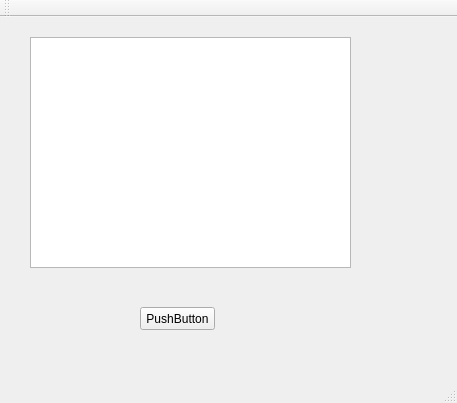
<?xml version="1.0" encoding="UTF-8"?>
<ui version="4.0">
 <class>MainWindow</class>
 <widget class="QMainWindow" name="MainWindow">
  <property name="geometry">
   <rect>
    <x>0</x>
    <y>0</y>
    <width>457</width>
    <height>403</height>
   </rect>
  </property>
  <property name="windowTitle">
   <string>MainWindow</string>
  </property>
  <widget class="QWidget" name="centralWidget">
   <widget class="QTextEdit" name="textEdit">
    <property name="geometry">
     <rect>
      <x>30</x>
      <y>20</y>
      <width>321</width>
      <height>231</height>
     </rect>
    </property>
   </widget>
   <widget class="QPushButton" name="pushButton">
    <property name="geometry">
     <rect>
      <x>140</x>
      <y>290</y>
      <width>75</width>
      <height>23</height>
     </rect>
    </property>
    <property name="text">
     <string>PushButton</string>
    </property>
   </widget>
  </widget>
  <widget class="QMenuBar" name="menuBar">
   <property name="geometry">
    <rect>
     <x>0</x>
     <y>0</y>
     <width>457</width>
     <height>21</height>
    </rect>
   </property>
  </widget>
  <widget class="QToolBar" name="mainToolBar">
   <attribute name="toolBarArea">
    <enum>TopToolBarArea</enum>
   </attribute>
   <attribute name="toolBarBreak">
    <bool>false</bool>
   </attribute>
  </widget>
  <widget class="QStatusBar" name="statusBar"/>
 </widget>
 <layoutdefault spacing="6" margin="11"/>
 <resources/>
 <connections/>
</ui>
